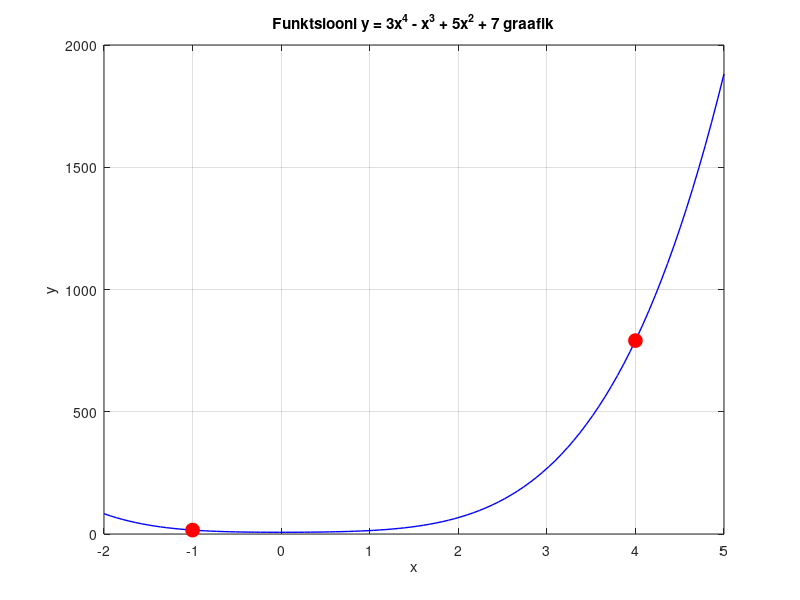
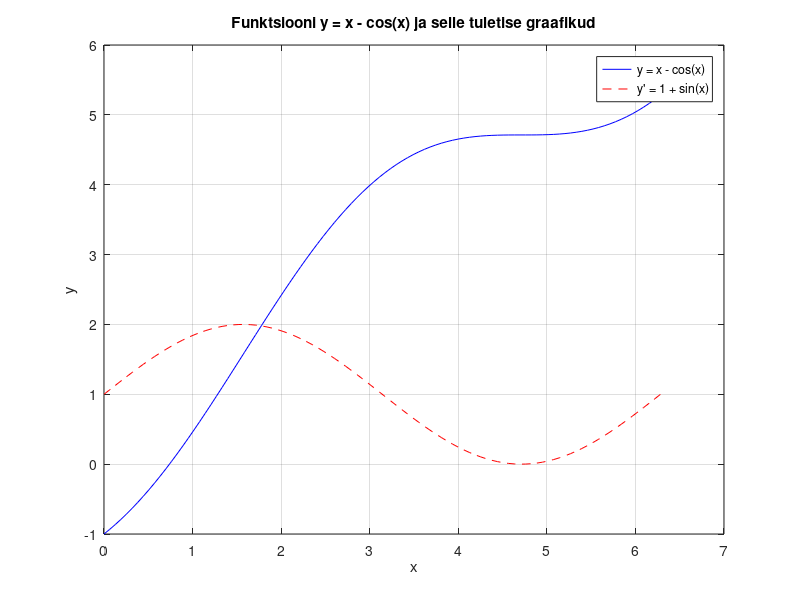

The MATLAB source for these figures, in order: (Note: this script raises an error after producing the figures.)
clc
clear
% Iseseisev töö nr. 2

disp("Ülesanne 1.")
f = @(x) 3.*x.^4 - x.^3 + 5.*x.^2 + 7;
x1 = -1.0;
x2 =  4.0;
fprintf("f(%d) = %f\n", x1, f(x1));
fprintf("f(%d) = %f\n", x2, f(x2));

x = linspace(-2, 5);
y = f(x);

figure(1);
plot(x, y, 'b-', 'LineWidth', 1);
hold on;

% Punktid (-1, f(-1)) ja (4, f(4))
plot(-1, f(-1), 'ro', 'MarkerSize', 10, 'MarkerFaceColor', 'r')
plot(4, f(4), 'ro', 'MarkerSize', 10, 'MarkerFaceColor', 'r')
title('Funktsiooni y = 3x^4 - x^3 + 5x^2 + 7 graafik')
xlabel('x')
ylabel('y')
grid on
hold off

disp("Ülesanne 2.")
f = @(x) x - cos(x);
df = @(x) 1 + sin(x);

x = linspace(0, 2*pi);

y = f(x);
dy = df(x);

figure(2);
plot(x, y, 'b-') % Funktsiooni graafik
hold on
plot(x, dy, 'r--') % Tuletise graafik

title('Funktsiooni y = x - cos(x) ja selle tuletise graafikud');
xlabel('x')
ylabel('y')
legend('y = x - cos(x)', 'y'' = 1 + sin(x)')
grid on
hold off

disp("Ülesanne 3.")
clear
figure(3)
%ezplot(@(x,y) x.^2.*y - 4.*y.^2 + 3)    % töötab sest funktsioon on ilmutamata
fimplicit(@(x,y) x.^2.*y - 4.*y.^2 + 3)
grid on
title('Funktsiooni x^2 y - 4 y^2 + 3 = 0 graafik')
xlabel('x')
ylabel('y')
hold off

figure(4)
x = [-1, 2, 3, 5];
y = [4, -6, 0, 3];
plot(x, y, 'bo-', 'MarkerFaceColor', [0 0.7 0.7])
grid on
hold off

figure(5)
x = @(t) sin(t);
y = @(t) cos(t);
title('Funktsioonide x = sin(t) ja y = cos(t) graafik')
fplot(x, y)
grid on
hold off

figure(6)
y = @(x) x.^4 - 3.*x.^2 + x + 1;
fplot(y)
title('Funktsiooni y = x^4 - 3*x^2 + x + 1 graafik')
grid on
hold off

figure(7)
%ezplot(@(x,y) y.^2 - 3.*x - 2)
fimplicit(@(x,y) y.^2 - 3.*x - 2)
grid on
title('Funktsiooni y^2 - 3*x - 2 = 0 graafik')
hold off

disp("Ülesanne 4.")
%figure(8)
y = @(x) 2.*x.^3 + 4.*x.^2 + 6.*x -7;
fplot(y, [-3, 4])
grid on
hold off

disp("Ülesanne 5.")
x = linspace(-10, 10, 400);
y = linspace(-10, 10, 400);
[X, Y] = meshgrid(x, y);

F1 = 3*X.^2 + Y.^2 - 8;
F2 = (X-4).^2 + (Y-3).^2 - 16;

figure(9);
contour(X, Y, F1, 'r')
hold on
contour(X, Y, F2, 'b')
hold off

legend('3x^2 + y^2 = 8', '(x-4)^2 + (y-3)^2 = 16')
title('Funktsioonide graafikud')
xlabel('x')
ylabel('y')
grid on
hold off

disp("Ülesanne 6.")
log3 = @(x) log(x) / log(3); % https://en.wikipedia.org/wiki/Logarithm#Change_of_base

disp("a)")
z = @(x,y) log3(x) + 4*exp(cos(5.*x+sqrt(y)))

disp("b)")
x = 7;
y = 1;
fprintf("x = %f\n", x);
fprintf("y = %f\n", y);
fprintf("z(x,y) = %f\n\n", z(x,y));

disp("c)")
fprintf("z(%d,%d) = %f\n\n", 6, 2, z(6,2));

disp("d)")
figure(10)
x = linspace(0, 5);
y = linspace(0, 5);
[X, Y] = meshgrid(x,y);
Z = z(X, Y);
surf(X, Y, Z)
grid on
hold off

disp("Ülesanne 7.")
alpha = 4.;
beta  = 5.;
gamma = 1.;

a = sqrt((exp(alpha) + 2*beta) / ((alpha - beta)^4 + beta^alpha));
b = (alpha - beta) / (alpha + beta) * gamma;

f = @(x) (x.^2 - 2.*a.*b.*x) ./ (x.^2 + 2.*a.*b.*x) .* cos(x);
figure(11)
fplot(f, [-10, 10]);
xlabel('x');
ylabel('f(x)');
title('Plot of the function f(x)');
grid on;
hold off

disp("Ülesanne 8.")
% Funktsioon x^3 + 5*x + 4 = 0
% aka 1.0*x^3 + 0*x^2 + 5*x + 4 = 0
coef = [1 0 5 4];
r = roots(coef)
figure(12)                          % NOTE:
%ezplot(@(x) x.^3 + 5.*x + 4)       % töötab. // Lisafunktsioon: lisab ka 'title' vastava funktsiooni jaoks.
fplot(@(x) x.^3 + 5.*x + 4)         % töötab
%fimplicit(@(x) x.^3 + 5.*x + 4)    % ei tööta... miks???
grid on
fprintf("Graafikult võimalik näha nullkohta [%f, %f].\n", real(r(3)), 0.0);
hold on 
plot(real(r(3)), 0.0, 'ro', 'MarkerSize', 6, 'MarkerFaceColor', 'r');
fprintf("\n");
hold off

disp("Ülesanne 9.")
% Funktsioon 3*x^6 + 2*x^5 + 12*x^4 - 7*x^2 - x - 16 = 0
% aka 3*x^6 + 2*x^5 + 12*x^4 + 0*x^3 - 7*x^2 - x - 16 = 0
coef = [3 2 12 0 -7 -1 -16];
r = roots(coef)
f = @(x) 3.*x.^6+2.*x.^5+12.*x.^4-7.*x.^2-x-16;

figure(13)
fplot(f, [-2, 2], 'b-');
ylim([-60, 100]);
grid on

fprintf("Nullkohad antud funktsiooni jaoks:\n");
fprintf("3*x^6 + 2*x^5 + 12*x^4 - 7*x^2 - x - 16 = 0\n");

% Reaalarvulised nullkohad
x_zeros = [];
for i = 1:length(r)
    if imag(r(i)) == 0.0
        fprintf("[%f, %f]\n", real(r(i)), 0.0)
        x_zeros = [x_zeros, real(r(i))];
    end
end
% Iga reaalarvulise nullkoha lisamine graafikule
hold on
for i = 1:length(x_zeros)
    plot(x_zeros(i), 0.0, 'ro', 'MarkerSize', 6, 'MarkerFaceColor', 'r');
end
hold off
fprintf("\n");


disp("Ülesanne 10.")
% Define matrix A and vector b
A = [67 12 16; -54 71 43; -82 35 88];
b = [31; 15; -14];
%linsolve(A, b)  % Too easy

% The supercool custom BiCGSTAB solver:
% Source: https://ctk.math.ncsu.edu/matlab_roots.html
% https://en.wikipedia.org/wiki/Biconjugate_gradient_stabilized_method
% Step 1:
% Define initial guess x0 (zero vector)
x0 = zeros(3, 1);

% Step 2:
% A matrix-vector product routine
%   atv must return Ax when x is input
%	the format for atv is
%   function ax = atv(x)
atv = @(x) A*x;

% Step 3:
% Set the solver parameters
params = [1e-6, 100];  % params(1): tolerance, params(2): max iterations

% Step 4:
% Call the custom Bi-CGSTAB solver
[x, error, total_iters] = BiCGSTAB(x0, b, atv, params);

% Built-in version. Slower.
%[x, flag, error, total_iters] = bicgstab(A, b, params(1), params(2)); 

% Display the results
disp('Solution x:');
disp(x);

disp('Error at each iteration:');
fprintf("%e\n", error);
%disp(error);

disp('Total number of iterations:');
disp(total_iters);

disp("Ülesanne 11.")
A = [4.  5. -3. 1.; 
     2.  0. -1. 7.; 
     3.  4. -6. 2.;
     7. -1. -7. 3.];
b = [2.; -5.; 8.; 9.];
%tic; x = A \ b; toc;
x0       = zeros(4, 1);
atv      = @(x) A*x;
tol      = 1.0E-6;
max_iter = 100; 
params   = [tol, max_iter];
%[x, error, total_iters] = BiCGSTAB(x0, b, atv, params);

% Transpose-Free Quasi-Minimal Residual method
% Source: https://ctk.math.ncsu.edu/matlab_roots.html
% Explanation: https://mathworld.wolfram.com/Quasi-MinimalResidualMethod.html
[x, error, total_iters] = TFQMR(x0, b, atv, params);

fprintf('Solution x:\n');
disp(x)
fprintf('Error at each iteration:\n');
fprintf("%e\n", error);
fprintf('Total number of iterations: %d\n', total_iters);

